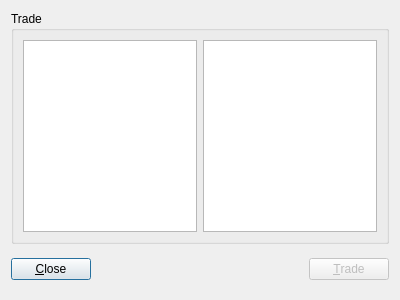
<ui version="4.0" >
 <class>TradeForm</class>
 <widget class="QDialog" name="TradeForm" >
  <property name="geometry" >
   <rect>
    <x>0</x>
    <y>0</y>
    <width>400</width>
    <height>300</height>
   </rect>
  </property>
  <property name="windowTitle" >
   <string>Trade</string>
  </property>
  <layout class="QVBoxLayout" name="verticalLayout" >
   <item>
    <widget class="QGroupBox" name="groupBox" >
     <property name="sizePolicy" >
      <sizepolicy vsizetype="Expanding" hsizetype="Expanding" >
       <horstretch>0</horstretch>
       <verstretch>0</verstretch>
      </sizepolicy>
     </property>
     <property name="title" >
      <string>Trade</string>
     </property>
     <layout class="QHBoxLayout" name="horizontalLayout_2" >
      <item>
       <widget class="QListWidget" name="list1" />
      </item>
      <item>
       <widget class="QListWidget" name="list2" />
      </item>
     </layout>
    </widget>
   </item>
   <item>
    <widget class="QFrame" name="frame" >
     <property name="sizePolicy" >
      <sizepolicy vsizetype="Expanding" hsizetype="Expanding" >
       <horstretch>0</horstretch>
       <verstretch>0</verstretch>
      </sizepolicy>
     </property>
     <property name="frameShape" >
      <enum>QFrame::NoFrame</enum>
     </property>
     <property name="frameShadow" >
      <enum>QFrame::Plain</enum>
     </property>
     <property name="lineWidth" >
      <number>0</number>
     </property>
     <layout class="QHBoxLayout" name="horizontalLayout" >
      <property name="margin" >
       <number>0</number>
      </property>
      <item>
       <widget class="QPushButton" name="closeButton" >
        <property name="text" >
         <string>&amp;Close</string>
        </property>
       </widget>
      </item>
      <item>
       <spacer name="horizontalSpacer" >
        <property name="orientation" >
         <enum>Qt::Horizontal</enum>
        </property>
        <property name="sizeHint" stdset="0" >
         <size>
          <width>207</width>
          <height>20</height>
         </size>
        </property>
       </spacer>
      </item>
      <item>
       <widget class="QPushButton" name="tradeButton" >
        <property name="enabled" >
         <bool>false</bool>
        </property>
        <property name="text" >
         <string>&amp;Trade</string>
        </property>
       </widget>
      </item>
     </layout>
    </widget>
   </item>
  </layout>
 </widget>
 <resources/>
 <connections>
  <connection>
   <sender>closeButton</sender>
   <signal>released()</signal>
   <receiver>TradeForm</receiver>
   <slot>close()</slot>
   <hints>
    <hint type="sourcelabel" >
     <x>48</x>
     <y>268</y>
    </hint>
    <hint type="destinationlabel" >
     <x>199</x>
     <y>149</y>
    </hint>
   </hints>
  </connection>
 </connections>
</ui>
